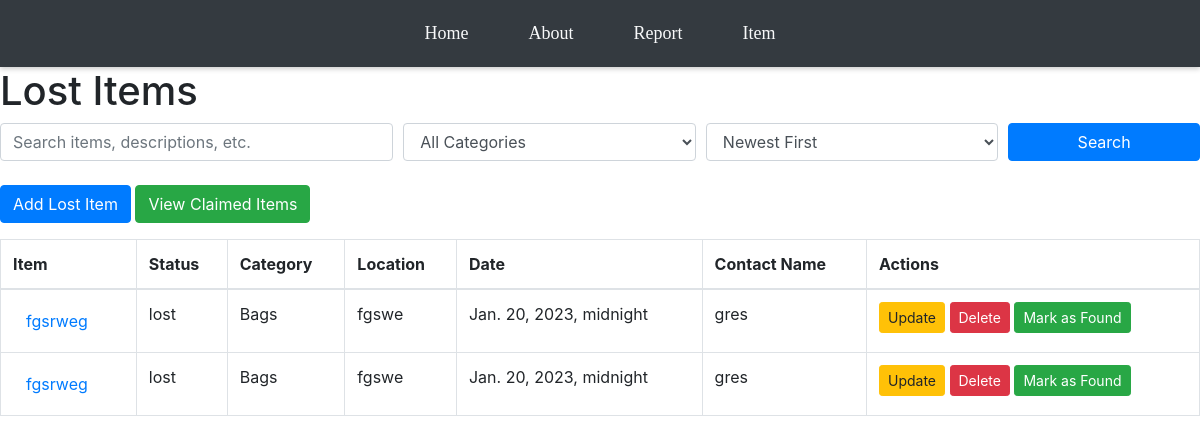
The page /lost-item/ (signed in) on the database its author committed.
### app/models.py (models this page shows, shortened)
class LostAndFoundItem(models.Model):
    STATUS_CHOICES = [
        ('lost', 'Lost'),
        ('found', 'Found'),
    ]
    item = models.CharField(max_length=100)
    description = models.TextField(max_length=500)
    category = models.ForeignKey(Category, on_delete=models.SET_NULL, null=True, blank=True)
    status = models.CharField(max_length=10, choices=STATUS_CHOICES)
    location = models.CharField(max_length=255)
    date = models.DateTimeField()
    contact_name = models.CharField(max_length=100)
    contact_phone = models.CharField(max_length=15, blank=True, null=True)
    image = models.ImageField(upload_to='lost_and_found_images/', blank=True, null=True)
    created_at = models.DateTimeField(auto_now_add=True)
    updated_at = models.DateTimeField(auto_now=True)
    class Meta:
        ordering = ['-date']
        verbose_name = "Lost and Found Item"
        verbose_name_plural = "Lost and Found Items"

class Category(models.Model):
    name = models.CharField(
        max_length=100,
        unique=True,
        help_text="Name of the category (e.g., Electronics, Clothing, Accessories)."
    )
    description = models.TextField(
        blank=True,
        null=True,
        help_text="Optional detailed description of the category."
    )
    def __str__(self):
        return self.name
    class Meta:
        verbose_name = "Category"
        verbose_name_plural = "Categories"
        ordering = ["name"]

### app/views.py (the view, shortened to what this page needs)
# urls.py: path('lost-item/', LostItemList.as_view(), name='lost-item'),
class LostItemList(LoginRequiredMixin, ListView):
    model = LostAndFoundItem
    context_object_name = 'lostitem'
    template_name = 'app/lostitemlist.html'
    def dispatch(self, request, *args, **kwargs):
        if not request.user.is_authenticated:
            return redirect('home')
        return super().dispatch(request, *args, **kwargs)
    def get_queryset(self):
        queryset = LostAndFoundItem.objects.filter(status='lost')
        query = self.request.GET.get('q')
        category = self.request.GET.get('category')
        if category:
            queryset = queryset.filter(category__name__icontains=category)
        sort_by = self.request.GET.get('sort', '-date')
        queryset = queryset.order_by(sort_by)
        return queryset  # Return only filtered and sorted data
    def get_context_data(self, **kwargs):
        context = super().get_context_data(**kwargs)
        context['categories'] = Category.objects.all()  # Add categories for dropdown filter
        return context

### app/templates/app/lostitemlist.html (shortened to what this page needs)
{% extends 'app/base.html' %}
{% block content %}
    <h1>Lost Items</h1>
    <form method="GET" class="mb-4">
        <div class="form-row">
            <div class="col-md-4">
                <input
                    type="text"
                    name="q"
                    class="form-control"
                    placeholder="Search items, descriptions, etc."
                    value="{{ request.GET.q|default:'' }}">
            </div>
            <div class="col-md-3">
                <select name="category" class="form-control">
                    <option value="">All Categories</option>
                </select>
            </div>
            <div class="col-md-3">
                <select name="sort" class="form-control">
                    <option value="-date" {% if request.GET.sort == '-date' %}selected{% endif %}>Newest First</option>
                </select>
            </div>
            <div class="col-md-2">
                <button type="submit" class="btn btn-primary btn-block">Search</button>
            </div>
        </div>
    </form>
    <div class="mb-3">
        <a href="{% url 'add-lost-item' %}" class="btn btn-primary">Add Lost Item</a>
        <a href="{% url 'found-item' %}" class="btn btn-success">View Claimed Items</a>
    </div>
    <table class="table table-bordered">
        <thead>
            <tr>
                <th>Item</th>
                <th>Status</th>
                <th>Category</th>
                <th>Location</th>
                <th>Date</th>
                <th>Contact Name</th>
                <th>Actions</th>
            </tr>
        </thead>
        <tbody>
            {% for item in lostitem %}
                <tr>
                    <td>
                        <a href="{% url 'lost-item-view' item.pk %}" class="btn btn-link">
                            {{ item.item }}
                        </a>
                    </td>
                    <td>{{ item.status }}</td>
                    <td>{{ item.category }}</td>
                    <td>{{ item.location }}</td>
                    <td>{{ item.date }}</td>
                    <td>{{ item.contact_name }}</td>
                    <td>
                        <a href="{% url 'update-lost-item' item.pk %}" class="btn btn-warning btn-sm">Update</a>
                        <a href="{% url 'delete-lost-item' item.pk %}" class="btn btn-danger btn-sm">
                            Delete
                        </a>
                        {% if item.status != "Found" %}
                            <a href="{% url 'update-status-to-found' item.pk %}"
                               class="btn btn-success btn-sm">
                                Mark as Found
                            </a>
                        {% endif %}
                    </td>
                </tr>
            {% empty %}
                <tr>
                    <td colspan="7">No items found matching your search.</td>
                </tr>
            {% endfor %}
        </tbody>
    </table>
{% endblock %}

### app/templates/app/base.html (shortened to what this page needs)
{% load static%}
<!DOCTYPE html>
<html lang="en">
<head>
    <link rel="stylesheet" href="{% static 'css/base.css' %}">
    <link href="https://stackpath.bootstrapcdn.com/bootstrap/4.5.2/css/bootstrap.min.css" rel="stylesheet">
</head>
<body>
    {%include 'app/navbar.html'%}
    {% block content %}{% endblock %}
</body>
</html>

### app/templates/app/navbar.html
{% load static %}
<header>
    <nav>
        <a href="{% url 'home' %}">Home</a>
        <a href="{% url 'about' %}">About</a>
        <a href="{% url 'reports' %}">Report</a>
        <a href="{% url 'lost-item' %}">Item</a>
    </nav>
</header>

### static/css/base.css (style rules this page uses)
header nav { background-color: var(--dark); display: flex; justify-content: center; align-items: center; padding: 10px 20px; box-shadow: 0 2px 5px rgba(0, 0, 0, 0.2); }
header nav a { text-decoration: none; color: var(--light); font-family: comics; font-size: 18px; margin: 0 15px; padding: 10px 15px; background-color: var(--colored); border-radius: 5px; transition: background-color 0.3s ease, color 0.3s ease; }
.btn { padding: 10px; color: white; border: none; border-radius: 5px; text-decoration: none; display: inline-block; }
.btn-primary { background-color: #007bff; }
.btn-danger { background-color: #dc3545; }
.btn-success { background-color: #28a745; }
.btn-warning { background-color: #ffc107; }

### rows shown on the page
LostAndFoundItem: item "fgsrweg", status "lost", category "Bags", location "fgswe", date "Jan. 20, 2023, midnight", contact_name "gres", shows "Mark as Found"
LostAndFoundItem: item "fgsrweg", status "lost", category "Bags", location "fgswe", date "Jan. 20, 2023, midnight", contact_name "gres", shows "Mark as Found"
